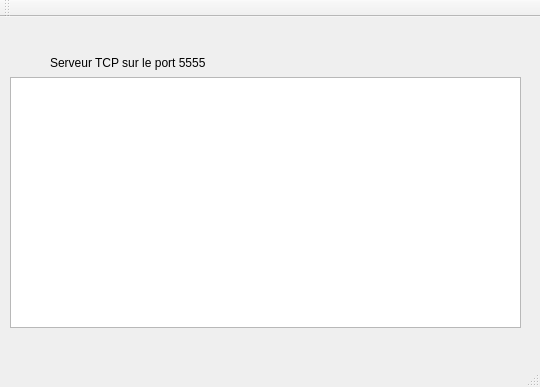
<?xml version="1.0" encoding="UTF-8"?>
<ui version="4.0">
 <class>CIhm</class>
 <widget class="QMainWindow" name="CIhm">
  <property name="geometry">
   <rect>
    <x>0</x>
    <y>0</y>
    <width>540</width>
    <height>387</height>
   </rect>
  </property>
  <property name="windowTitle">
   <string>SmartCity (PhA) 2021 v2.0</string>
  </property>
  <widget class="QWidget" name="centralWidget">
   <widget class="QTextEdit" name="teTexte">
    <property name="geometry">
     <rect>
      <x>10</x>
      <y>60</y>
      <width>511</width>
      <height>251</height>
     </rect>
    </property>
   </widget>
   <widget class="QLabel" name="label">
    <property name="geometry">
     <rect>
      <x>50</x>
      <y>20</y>
      <width>581</width>
      <height>51</height>
     </rect>
    </property>
    <property name="text">
     <string>Serveur TCP sur le port 5555</string>
    </property>
   </widget>
  </widget>
  <widget class="QMenuBar" name="menuBar">
   <property name="geometry">
    <rect>
     <x>0</x>
     <y>0</y>
     <width>540</width>
     <height>30</height>
    </rect>
   </property>
  </widget>
  <widget class="QToolBar" name="mainToolBar">
   <attribute name="toolBarArea">
    <enum>TopToolBarArea</enum>
   </attribute>
   <attribute name="toolBarBreak">
    <bool>false</bool>
   </attribute>
  </widget>
  <widget class="QStatusBar" name="statusBar"/>
 </widget>
 <layoutdefault spacing="6" margin="11"/>
 <resources/>
 <connections/>
</ui>
